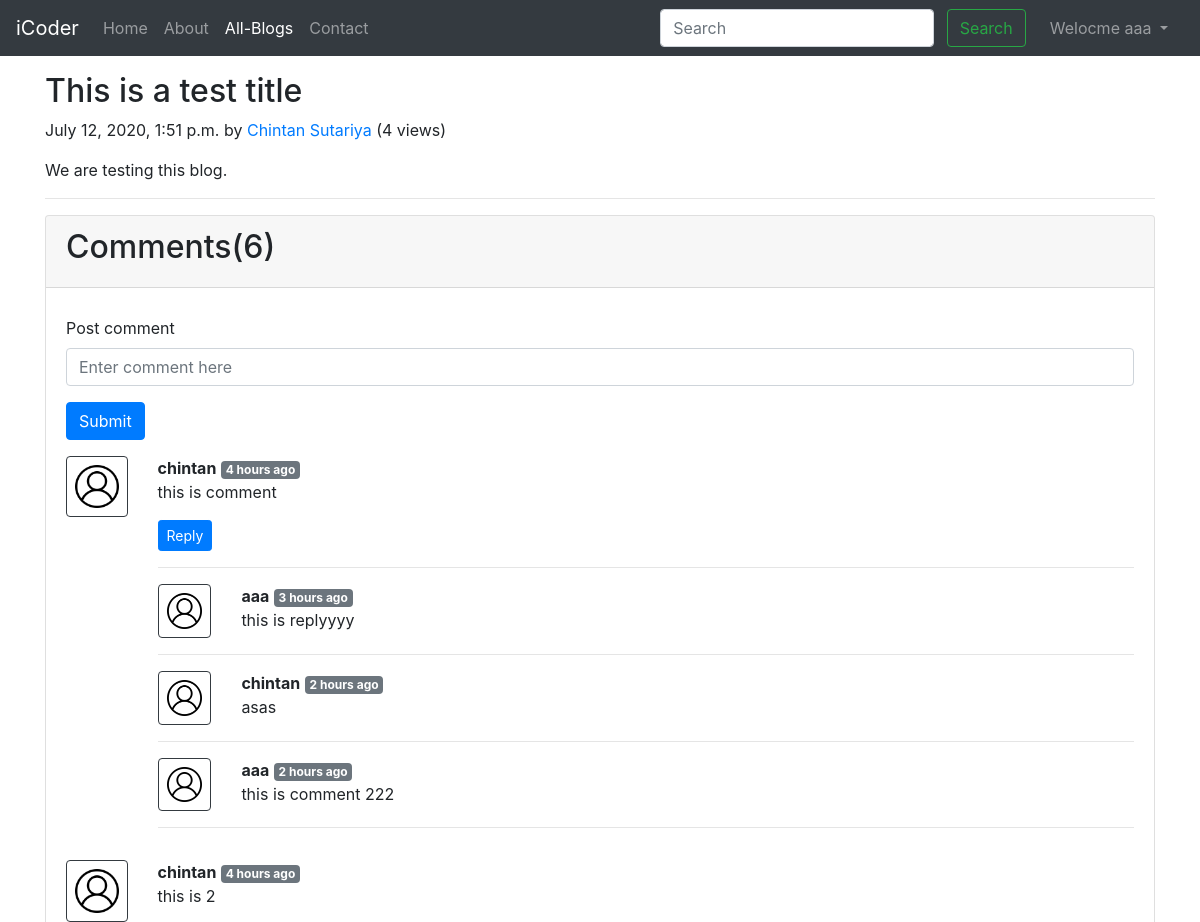
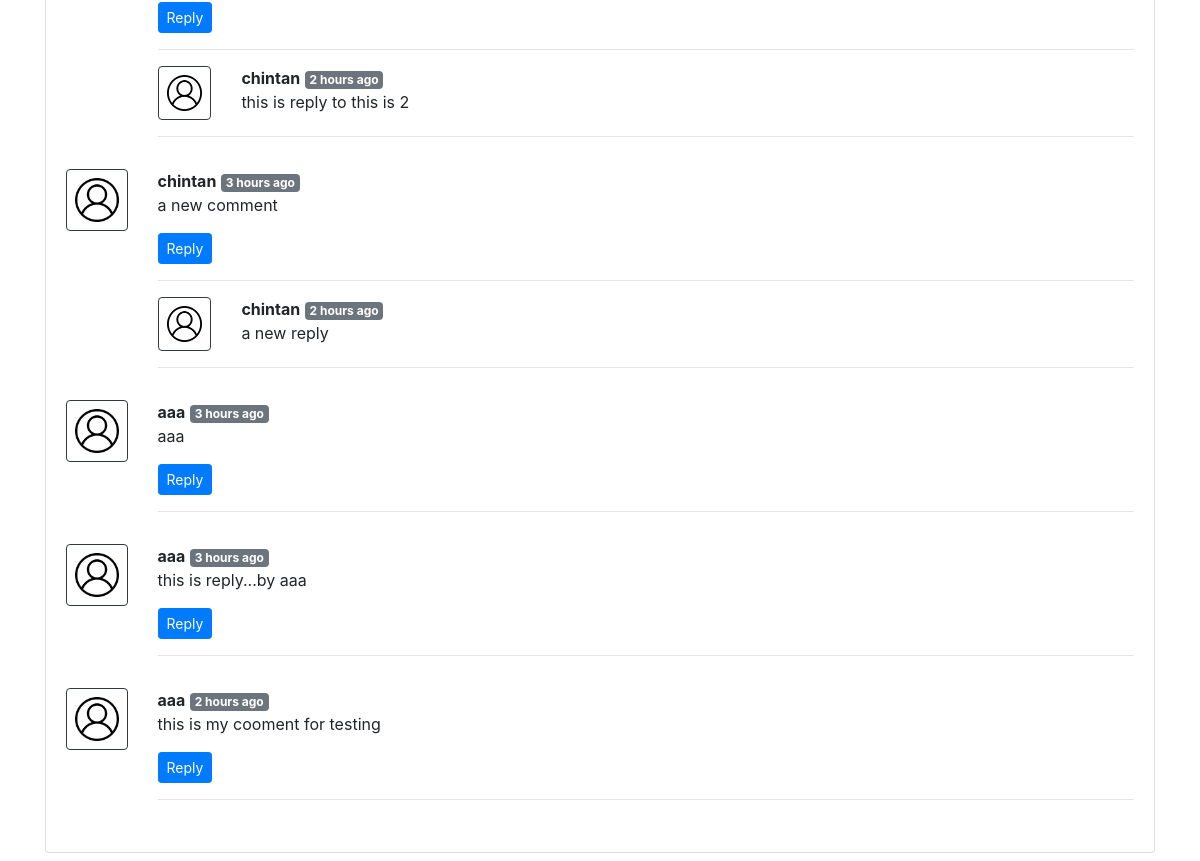
The app's page /blog/first-post (signed in) with its own data (2 pictures, top to bottom).
### blog/models.py (models this page shows, shortened)
class Post(models.Model):
    sno = models.AutoField(primary_key=True)
    title = models.CharField(max_length=255)
    content = models.TextField()
    author = models.CharField(max_length=100)
    slug = models.CharField(max_length=130)
    views=models.IntegerField(default=0)
    timeStamp = models.DateTimeField(blank=True)

class BlogComment(models.Model):
    sno = models.AutoField(primary_key = True)
    comment = models.TextField()
    user = models.ForeignKey(User, on_delete=models.CASCADE)
    post = models.ForeignKey(Post, on_delete=models.CASCADE)
    parent = models.ForeignKey('self', on_delete=models.CASCADE,null=True)
    timestamp = models.DateTimeField(default=now)

### blog/views.py (the view)
# urls.py: path('<str:slug>', views.blogPost, name='blogPost'),
def blogPost(request, slug):
    post = Post.objects.filter(slug=slug).first()
    post.views = post.views+1
    post.save()
    comments = BlogComment.objects.filter(post=post, parent=None)
    replies = BlogComment.objects.filter(post=post).exclude(parent=None)
    replyDict = {}
    for reply in replies:
        if reply.parent.sno not in replyDict.keys():
            replyDict[reply.parent.sno] = [reply]
        else:
            replyDict[reply.parent.sno].append(reply)
    context ={'post': post, 'comments': comments, 'user': request.user, 'replyDict': replyDict}
    return render(request, 'blog/blogPost.html', context)

### blog/templatetags/extras.py (called while the page is built)
@register.filter(name='get_val')
def get_val(dict, key):
    return dict.get(key)

### templates/blog/blogPost.html (shortened to what this page needs)
{% extends 'base.html' %}
{% block blogactive %} active {% endblock blogactive %}
{% block body %}
{% load humanize%}
{% load extras %}
<div class="container my-3">
  <h2 class="blog-post-title">{{post.title}}</h2>
  <p class="blog-post-meta">{{post.timeStamp}} by <a href="/about">{{post.author}}</a> (<span>{{post.views}}
      views</span>)</p>
  <p>{{post.content|safe}}</p>
  <hr>
</div>
<div class="container my-2">
  <div class="card rounded">
    <div class="card-header">
      <h2>Comments({{comments.count}})</h2>
    </div>
    <div class="card-body rounded">
      <div class="my-2">
        {% if user.is_authenticated %}
        <form action="/blog/postComment" method="post">{% csrf_token %}
          <div class="form-group">
            <label for="exampleInputEmail1">Post comment</label>
            <input type="text" class="form-control" name="comment" placeholder="Enter comment here" required>
          </div>
          <button type="submit" class="btn btn-primary">Submit</button>
        </form>
        {% endif %}
      </div>
      {% for comment in comments %}
      <div class="row my-3">
        <div class="col-md-1 ">
          <img class="rounded mx-auto d-block w-100 p-2 border border-dark" src="/static/img/user.png" alt="user">
        </div>
        <div class="col-md-11 ">
          <b>{{comment.user.username}}</b> <span class="badge badge-secondary">{{comment.timestamp|naturaltime}}</span>
          <div>{{comment.comment}}</div>
          <div class="reply mx-0 mt-3">
            {% if user.is_authenticated %}
            <button class="btn  btn-sm btn-primary" type="button" data-toggle="collapse"
              data-target="#replyBox{{comment.sno}}" aria-expanded="false" aria-controls="replyBox{{comment.sno}}">
              Reply
            </button>
            {% else %}
            <button class="btn  btn-sm btn-primary" type="button" data-toggle="collapse"
              data-target="#replyBox{{comment.sno}}" aria-expanded="false" aria-controls="replyBox{{comment.sno}}"
              disabled>
              Login to Reply
            </button>
            {% endif %}
            <hr>
            <div class="replies my-2">
              {% for reply in replyDict|get_val:comment.sno %}
              <div class="row my-2">
                <div class="col-md-1">
                  <img class="rounded mx-auto w-25 d-block w-100 p-2 border border-dark" src="/static/img/user.png"
                    alt="user">
                </div>
                <div class="col-md-11">
                  <b>{{reply.user.username}}</b> <span
                    class="badge badge-secondary">{{reply.timestamp|naturaltime}}</span>
                  <div>{{reply.comment}}</div>
                </div>
              </div>
              <hr>
              {% endfor %}
            </div>
          </div>
        </div>
      </div>
      {% endfor %}
    </div>
  </div>
</div>
{% endblock body  %}

### templates/base.html (shortened to what this page needs)
<!DOCTYPE html>
<html lang="en">
<head>
  <link rel="stylesheet" href="https://stackpath.bootstrapcdn.com/bootstrap/4.5.0/css/bootstrap.min.css"
 />
</head>
<body>
  <nav class="navbar navbar-expand-lg navbar-dark bg-dark">
    <a class="navbar-brand" href="/">iCoder</a>
    <div class="collapse navbar-collapse" id="navbarSupportedContent">
      <ul class="navbar-nav mr-auto">
        <li class="nav-item {% block homeactive %} {% endblock homeactive %}">
          <a class="nav-link" href="/">Home <span class="sr-only">(current)</span></a>
        </li>
        <li class="nav-item {% block aboutactive %} {% endblock aboutactive %}">
          <a class="nav-link" href="/about">About</a>
        </li>
        <li class="nav-item {% block blogactive %} {% endblock blogactive %}">
          <a class="nav-link" href="/blog">All-Blogs</a>
        </li>
        <li class="nav-item {% block contactactive %} {% endblock contactactive %}">
          <a class="nav-link" href="/contact">Contact</a>
        </li>
      </ul>
      <div class="ml-auto form-inline">
      <form class=" my-2 my-lg-0 mx-3" action="/search" method="get">
        <input class="form-control mr-sm-2" name="query" id="query" type="search" placeholder="Search"
          aria-label="Search" />
        <button class="btn btn-outline-success my-2 my-sm-0" type="submit">
          Search
        </button>
      </form>
      {% if user.is_authenticated %}
      <ul class="navbar-nav mr-2">
        <li class="nav-item dropdown">
        <a class="nav-link dropdown-toggle" href="#" id="navbarDropdown" role="button" data-toggle="dropdown" aria-haspopup="true" aria-expanded="false">
          Welocme {{request.user}}
        </a>
      </li>
      </ul>
      {% endif %}
      </div>
    </div>
  </nav>
  {% block body %}
  {% endblock body %}
</body>
</html>

### records on screen
Post: title "This is a test title", timeStamp "July 12, 2020, 1:51 p.m.", author "Chintan Sutariya", views "4", content "We are testing this blog."
BlogComment: user.username "chintan", timestamp "4 hours ago", comment "this is comment"
BlogComment: user.username "aaa", timestamp "3 hours ago", comment "this is replyyyy"
BlogComment: user.username "chintan", timestamp "2 hours ago", comment "asas"
BlogComment: user.username "aaa", timestamp "2 hours ago", comment "this is comment 222"
BlogComment: user.username "chintan", timestamp "4 hours ago", comment "this is 2"
BlogComment: user.username "chintan", timestamp "2 hours ago", comment "this is reply to this is 2"
BlogComment: user.username "chintan", timestamp "3 hours ago", comment "a new comment"
BlogComment: user.username "chintan", timestamp "2 hours ago", comment "a new reply"
BlogComment: user.username "aaa", timestamp "3 hours ago", comment "aaa"
BlogComment: user.username "aaa", timestamp "3 hours ago", comment "this is reply...by aaa"
BlogComment: user.username "aaa", timestamp "2 hours ago", comment "this is my cooment for testing"

### other values on screen
{{ request.user }} "aaa"
{{ comments.count }} "6"
